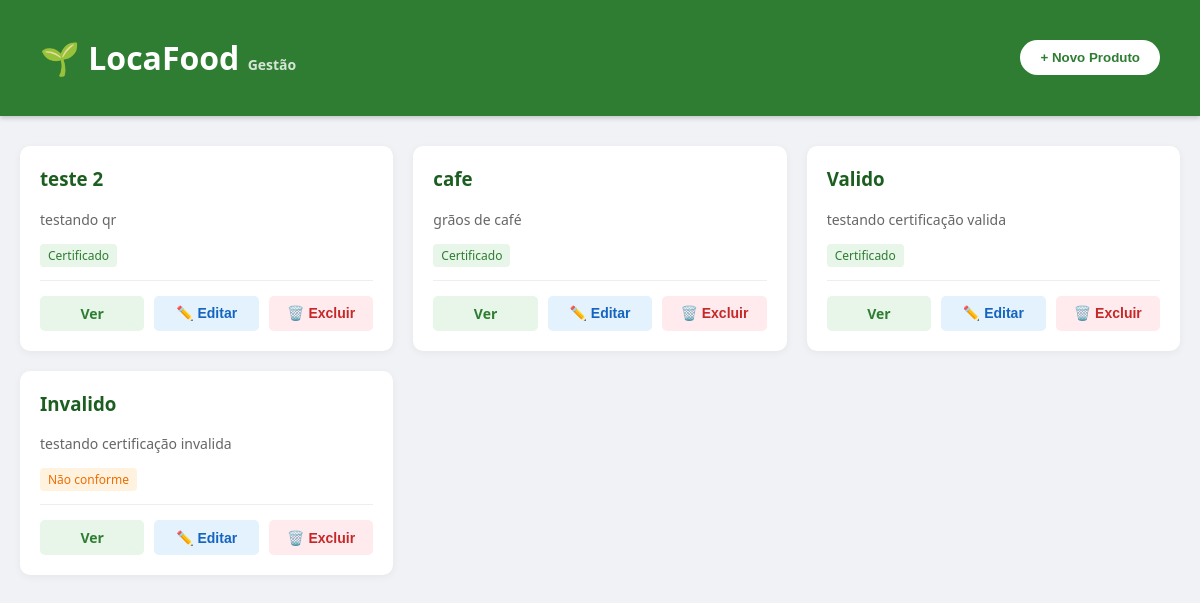
Screenshot of /api/catalogo/ with the database file from the repository.
### products/models.py (models this page shows, shortened)
class Produtos(models.Model):
    nome = models.CharField(max_length=255)
    dono = models.ForeignKey(settings.AUTH_USER_MODEL, on_delete=models.CASCADE)
    descricao = models.TextField()
    arquivo_certificacao = models.FileField(upload_to='certificados/', blank=True, null=True)
    certificado = models.BooleanField(default=False)
    qr_code = models.ImageField(upload_to='qrcodes/', blank=True)

### products/views.py (the view, shortened to what this page needs)
# urls.py: path('catalogo/', lista_produtos, name='lista_produtos'),
def lista_produtos(request):
    produtos = Produtos.objects.all()
    form = ProdutoForm()
    return render(request, 'products/lista_produtos.html', {
        'produtos': produtos,
        'form': form
    })

### products/templates/products/lista_produtos.html (shortened to what this page needs)
<!DOCTYPE html>
<html lang="pt-br">
<head>
</head>
<body>
    <div class="navbar">
        <h1>🌱 LocaFood <small style="font-size: 14px; opacity: 0.8;">Gestão</small></h1>
        <button onclick="openModal('modal-novo')" class="btn-add">+ Novo Produto</button>
    </div>
    <div class="container">
        <div class="products-grid">
            {% for produto in produtos %}
            <div class="card">
                <div>
                    <h3>{{ produto.nome }}</h3>
                    <p style="color: #666; font-size: 14px;">{{ produto.descricao }}</p>
                    {% if produto.certificado %}
                        <span style="background:#e8f5e9; color:#2e7d32; padding:3px 8px; border-radius:4px; font-size:12px;">Certificado</span>
                    {% else %}
                        <span style="background:#fff3e0; color:#ef6c00; padding:3px 8px; border-radius:4px; font-size:12px;">Não conforme</span>
                    {% endif %}
                </div>
                <div class="card-actions">
                    <a href="{% url 'produto_publico' produto.id %}" class="btn-sm btn-view" target="_blank">Ver</a>
                    <button onclick="openModal('modal-editar-{{ produto.id }}')" class="btn-sm btn-edit">✏️ Editar</button>
                    <button onclick="openModal('modal-excluir-{{ produto.id }}')" class="btn-sm btn-del">🗑️ Excluir</button>
                </div>
            </div>
            {% endfor %}
        </div>
    </div>
</body>
</html>

### products/templates/products/lista_produtos.html (style rules this page uses)
body { font-family: 'Segoe UI', sans-serif; background-color: #f0f2f5; margin: 0; padding-bottom: 50px; }
.navbar { background-color: #2e7d32; padding: 15px 40px; color: white; display: flex; justify-content: space-between; align-items: center; box-shadow: 0 2px 5px rgba(0,0,0,0.2); }
.btn-add { background: white; color: #2e7d32; border: none; padding: 10px 20px; border-radius: 20px; font-weight: bold; cursor: pointer; transition: 0.2s; text-decoration: none; display: inline-block; }
.container { max-width: 1200px; margin: 30px auto; padding: 0 20px; }
.products-grid { display: grid; grid-template-columns: repeat(auto-fill, minmax(300px, 1fr)); gap: 20px; }
.card { background: white; border-radius: 10px; padding: 20px; box-shadow: 0 2px 8px rgba(0,0,0,0.05); position: relative; display: flex; flex-direction: column; justify-content: space-between; }
.card h3 { margin-top: 0; color: #1b5e20; }
.card-actions { margin-top: 15px; border-top: 1px solid #eee; padding-top: 15px; display: flex; gap: 10px; }
.btn-sm { flex: 1; padding: 8px; text-align: center; border-radius: 5px; text-decoration: none; font-size: 14px; cursor: pointer; border: none; font-weight: bold; }
.btn-edit { background: #e3f2fd; color: #1565c0; }
.btn-del { background: #ffebee; color: #c62828; }
.btn-view { background: #e8f5e9; color: #2e7d32; }

### rows the page displays
Produtos: nome "teste 2", descricao "testando qr", certificado "Certificado"
Produtos: nome "cafe", descricao "grãos de café", certificado "Certificado"
Produtos: nome "Valido", descricao "testando certificação valida", certificado "Certificado"
Produtos: nome "Invalido", descricao "testando certificação invalida", certificado "Não conforme"
